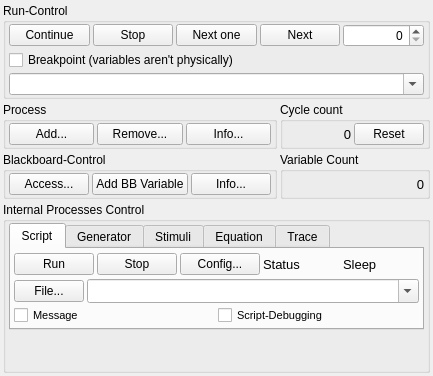
<?xml version="1.0" encoding="UTF-8"?>
<ui version="4.0">
 <class>ControlPanel</class>
 <widget class="QWidget" name="ControlPanel">
  <property name="geometry">
   <rect>
    <x>0</x>
    <y>0</y>
    <width>427</width>
    <height>376</height>
   </rect>
  </property>
  <property name="sizePolicy">
   <sizepolicy hsizetype="Minimum" vsizetype="Minimum">
    <horstretch>0</horstretch>
    <verstretch>0</verstretch>
   </sizepolicy>
  </property>
  <property name="windowTitle">
   <string>Form</string>
  </property>
  <layout class="QVBoxLayout" name="verticalLayout_2">
   <property name="spacing">
    <number>3</number>
   </property>
   <property name="sizeConstraint">
    <enum>QLayout::SetMinimumSize</enum>
   </property>
   <property name="leftMargin">
    <number>3</number>
   </property>
   <property name="topMargin">
    <number>3</number>
   </property>
   <property name="rightMargin">
    <number>3</number>
   </property>
   <property name="bottomMargin">
    <number>3</number>
   </property>
   <item>
    <widget class="QGroupBox" name="d_groupBoxRunControl">
     <property name="title">
      <string>Run-Control</string>
     </property>
     <layout class="QVBoxLayout" name="verticalLayout">
      <property name="spacing">
       <number>3</number>
      </property>
      <property name="leftMargin">
       <number>3</number>
      </property>
      <property name="topMargin">
       <number>1</number>
      </property>
      <property name="rightMargin">
       <number>3</number>
      </property>
      <property name="bottomMargin">
       <number>1</number>
      </property>
      <item>
       <layout class="QHBoxLayout" name="horizontalLayout_3">
        <item>
         <widget class="QPushButton" name="d_pushBtnContinue">
          <property name="text">
           <string>Continue</string>
          </property>
         </widget>
        </item>
        <item>
         <widget class="QPushButton" name="d_pushBtnStop">
          <property name="text">
           <string>Stop</string>
          </property>
         </widget>
        </item>
        <item>
         <widget class="QPushButton" name="d_pushBtnNextOne">
          <property name="text">
           <string>Next one</string>
          </property>
         </widget>
        </item>
        <item>
         <widget class="QPushButton" name="d_pushBtnNext">
          <property name="text">
           <string>Next</string>
          </property>
         </widget>
        </item>
        <item>
         <widget class="QSpinBox" name="d_spinBoxCycles">
          <property name="alignment">
           <set>Qt::AlignRight|Qt::AlignTrailing|Qt::AlignVCenter</set>
          </property>
          <property name="maximum">
           <number>999999</number>
          </property>
         </widget>
        </item>
       </layout>
      </item>
      <item>
       <widget class="QCheckBox" name="d_checkBoxBreakpoint">
        <property name="text">
         <string>Breakpoint (variables aren't physically)</string>
        </property>
       </widget>
      </item>
      <item>
       <widget class="QComboBox" name="d_comboBoxBreakpoints">
        <property name="editable">
         <bool>true</bool>
        </property>
       </widget>
      </item>
     </layout>
    </widget>
   </item>
   <item>
    <layout class="QHBoxLayout" name="horizontalLayout">
     <item>
      <widget class="QGroupBox" name="d_groupBoxProcess">
       <property name="title">
        <string>Process</string>
       </property>
       <layout class="QHBoxLayout" name="horizontalLayout_4">
        <property name="spacing">
         <number>3</number>
        </property>
        <property name="leftMargin">
         <number>3</number>
        </property>
        <property name="topMargin">
         <number>1</number>
        </property>
        <property name="rightMargin">
         <number>3</number>
        </property>
        <property name="bottomMargin">
         <number>1</number>
        </property>
        <item>
         <widget class="QPushButton" name="d_pushBtnAdd">
          <property name="text">
           <string>Add...</string>
          </property>
         </widget>
        </item>
        <item>
         <widget class="QPushButton" name="d_pushBtnRemove">
          <property name="text">
           <string>Remove...</string>
          </property>
         </widget>
        </item>
        <item>
         <widget class="QPushButton" name="d_pushBtnInfoProcess">
          <property name="text">
           <string>Info...</string>
          </property>
         </widget>
        </item>
       </layout>
      </widget>
     </item>
     <item>
      <widget class="QGroupBox" name="d_groupBoxCycleCount">
       <property name="minimumSize">
        <size>
         <width>150</width>
         <height>0</height>
        </size>
       </property>
       <property name="maximumSize">
        <size>
         <width>150</width>
         <height>16777215</height>
        </size>
       </property>
       <property name="title">
        <string>Cycle count</string>
       </property>
       <layout class="QHBoxLayout" name="horizontalLayout_5">
        <property name="spacing">
         <number>3</number>
        </property>
        <property name="leftMargin">
         <number>3</number>
        </property>
        <property name="topMargin">
         <number>1</number>
        </property>
        <property name="rightMargin">
         <number>3</number>
        </property>
        <property name="bottomMargin">
         <number>1</number>
        </property>
        <item>
         <widget class="QLabel" name="d_labelCycleCount">
          <property name="font">
           <font>
            <pointsize>10</pointsize>
           </font>
          </property>
          <property name="frameShadow">
           <enum>QFrame::Sunken</enum>
          </property>
          <property name="text">
           <string>0</string>
          </property>
          <property name="alignment">
           <set>Qt::AlignRight|Qt::AlignTrailing|Qt::AlignVCenter</set>
          </property>
         </widget>
        </item>
        <item>
         <widget class="QPushButton" name="d_pushBtnReset">
          <property name="maximumSize">
           <size>
            <width>70</width>
            <height>16777215</height>
           </size>
          </property>
          <property name="text">
           <string>Reset</string>
          </property>
         </widget>
        </item>
       </layout>
      </widget>
     </item>
    </layout>
   </item>
   <item>
    <layout class="QHBoxLayout" name="horizontalLayout_2">
     <item>
      <widget class="QGroupBox" name="d_groupBoxBlackboardControl">
       <property name="title">
        <string>Blackboard-Control</string>
       </property>
       <layout class="QHBoxLayout" name="horizontalLayout_6">
        <property name="spacing">
         <number>3</number>
        </property>
        <property name="leftMargin">
         <number>3</number>
        </property>
        <property name="topMargin">
         <number>1</number>
        </property>
        <property name="rightMargin">
         <number>3</number>
        </property>
        <property name="bottomMargin">
         <number>1</number>
        </property>
        <item>
         <widget class="QPushButton" name="d_pushBtnAccess">
          <property name="text">
           <string>Access...</string>
          </property>
         </widget>
        </item>
        <item>
         <widget class="QPushButton" name="d_pushBtnAddBBVariable">
          <property name="enabled">
           <bool>true</bool>
          </property>
          <property name="text">
           <string>Add BB Variable</string>
          </property>
         </widget>
        </item>
        <item>
         <widget class="QPushButton" name="d_pushBtnInfoBlackboard">
          <property name="text">
           <string>Info...</string>
          </property>
         </widget>
        </item>
       </layout>
      </widget>
     </item>
     <item>
      <widget class="QGroupBox" name="d_groupBoxVariableCount">
       <property name="minimumSize">
        <size>
         <width>150</width>
         <height>0</height>
        </size>
       </property>
       <property name="maximumSize">
        <size>
         <width>150</width>
         <height>16777215</height>
        </size>
       </property>
       <property name="title">
        <string>Variable Count</string>
       </property>
       <layout class="QHBoxLayout" name="horizontalLayout_7">
        <property name="spacing">
         <number>3</number>
        </property>
        <property name="leftMargin">
         <number>3</number>
        </property>
        <property name="topMargin">
         <number>1</number>
        </property>
        <property name="rightMargin">
         <number>3</number>
        </property>
        <property name="bottomMargin">
         <number>1</number>
        </property>
        <item>
         <widget class="QLabel" name="d_labelVariableCount">
          <property name="font">
           <font>
            <pointsize>10</pointsize>
           </font>
          </property>
          <property name="frameShadow">
           <enum>QFrame::Sunken</enum>
          </property>
          <property name="text">
           <string>0</string>
          </property>
          <property name="alignment">
           <set>Qt::AlignRight|Qt::AlignTrailing|Qt::AlignVCenter</set>
          </property>
         </widget>
        </item>
       </layout>
      </widget>
     </item>
    </layout>
   </item>
   <item>
    <widget class="QGroupBox" name="d_groupBoxInternalProcessControl">
     <property name="title">
      <string>Internal Processes Control</string>
     </property>
     <layout class="QVBoxLayout" name="verticalLayout_3">
      <property name="spacing">
       <number>3</number>
      </property>
      <property name="leftMargin">
       <number>3</number>
      </property>
      <property name="topMargin">
       <number>1</number>
      </property>
      <property name="rightMargin">
       <number>3</number>
      </property>
      <property name="bottomMargin">
       <number>1</number>
      </property>
      <item>
       <widget class="QTabWidget" name="d_tabWidget">
        <property name="currentIndex">
         <number>0</number>
        </property>
        <widget class="QWidget" name="d_tabScript">
         <attribute name="title">
          <string>Script</string>
         </attribute>
         <layout class="QVBoxLayout" name="verticalLayout_5">
          <property name="spacing">
           <number>3</number>
          </property>
          <property name="leftMargin">
           <number>3</number>
          </property>
          <property name="topMargin">
           <number>3</number>
          </property>
          <property name="rightMargin">
           <number>3</number>
          </property>
          <property name="bottomMargin">
           <number>3</number>
          </property>
          <item>
           <layout class="QHBoxLayout" name="horizontalLayout_10">
            <item>
             <widget class="QPushButton" name="d_pushBtnScriptRun">
              <property name="text">
               <string>Run</string>
              </property>
             </widget>
            </item>
            <item>
             <widget class="QPushButton" name="d_pushBtnScriptStop">
              <property name="text">
               <string>Stop</string>
              </property>
             </widget>
            </item>
            <item>
             <widget class="QPushButton" name="d_pushBtnScriptConfig">
              <property name="text">
               <string>Config...</string>
              </property>
             </widget>
            </item>
            <item>
             <widget class="QLabel" name="d_labelScriptStatus">
              <property name="font">
               <font>
                <pointsize>10</pointsize>
               </font>
              </property>
              <property name="text">
               <string>Status</string>
              </property>
             </widget>
            </item>
            <item>
             <widget class="QLabel" name="d_labelScriptStatusPrint">
              <property name="font">
               <font>
                <pointsize>10</pointsize>
               </font>
              </property>
              <property name="frameShadow">
               <enum>QFrame::Sunken</enum>
              </property>
              <property name="text">
               <string>Sleep</string>
              </property>
             </widget>
            </item>
           </layout>
          </item>
          <item>
           <layout class="QHBoxLayout" name="horizontalLayout_11" stretch="0,1">
            <item>
             <widget class="QPushButton" name="d_pushBtnScriptFile">
              <property name="maximumSize">
               <size>
                <width>70</width>
                <height>16777215</height>
               </size>
              </property>
              <property name="text">
               <string>File...</string>
              </property>
             </widget>
            </item>
            <item>
             <widget class="QComboBox" name="d_comboBoxScriptFile">
              <property name="editable">
               <bool>true</bool>
              </property>
              <property name="sizeAdjustPolicy">
               <enum>QComboBox::AdjustToMinimumContentsLengthWithIcon</enum>
              </property>
             </widget>
            </item>
           </layout>
          </item>
          <item>
           <layout class="QHBoxLayout" name="horizontalLayout_12">
            <item>
             <widget class="QCheckBox" name="d_checkBoxScriptMessage">
              <property name="font">
               <font>
                <pointsize>8</pointsize>
               </font>
              </property>
              <property name="text">
               <string>Message</string>
              </property>
             </widget>
            </item>
            <item>
             <widget class="QCheckBox" name="d_checkBoxScriptDebugging">
              <property name="font">
               <font>
                <pointsize>8</pointsize>
               </font>
              </property>
              <property name="text">
               <string>Script-Debugging</string>
              </property>
             </widget>
            </item>
           </layout>
          </item>
         </layout>
        </widget>
        <widget class="QWidget" name="d_tabGenerator">
         <attribute name="title">
          <string>Generator</string>
         </attribute>
         <layout class="QVBoxLayout" name="verticalLayout_4">
          <property name="spacing">
           <number>3</number>
          </property>
          <property name="leftMargin">
           <number>3</number>
          </property>
          <property name="topMargin">
           <number>3</number>
          </property>
          <property name="rightMargin">
           <number>3</number>
          </property>
          <property name="bottomMargin">
           <number>3</number>
          </property>
          <item>
           <layout class="QHBoxLayout" name="horizontalLayout_8">
            <item>
             <widget class="QPushButton" name="d_pushBtnGeneratorRun">
              <property name="text">
               <string>Run</string>
              </property>
             </widget>
            </item>
            <item>
             <widget class="QPushButton" name="d_pushBtnGeneratorStop">
              <property name="text">
               <string>Stop</string>
              </property>
             </widget>
            </item>
            <item>
             <widget class="QPushButton" name="d_pushBtnGeneratorConfig">
              <property name="text">
               <string>Config...</string>
              </property>
             </widget>
            </item>
            <item>
             <widget class="QLabel" name="d_labelGeneratorStatus">
              <property name="font">
               <font>
                <pointsize>10</pointsize>
               </font>
              </property>
              <property name="text">
               <string>Status</string>
              </property>
             </widget>
            </item>
            <item>
             <widget class="QLabel" name="d_labelGeneratorStatusPrint">
              <property name="font">
               <font>
                <pointsize>10</pointsize>
               </font>
              </property>
              <property name="frameShadow">
               <enum>QFrame::Sunken</enum>
              </property>
              <property name="text">
               <string>Sleep</string>
              </property>
             </widget>
            </item>
           </layout>
          </item>
          <item>
           <layout class="QHBoxLayout" name="horizontalLayout_9" stretch="0,1">
            <item>
             <widget class="QPushButton" name="d_pushBtnGeneratorFile">
              <property name="text">
               <string>File...</string>
              </property>
             </widget>
            </item>
            <item>
             <widget class="QComboBox" name="d_comboBoxGeneratorFile">
              <property name="editable">
               <bool>true</bool>
              </property>
             </widget>
            </item>
           </layout>
          </item>
          <item>
           <spacer name="verticalSpacer_2">
            <property name="orientation">
             <enum>Qt::Vertical</enum>
            </property>
            <property name="sizeHint" stdset="0">
             <size>
              <width>20</width>
              <height>0</height>
             </size>
            </property>
           </spacer>
          </item>
         </layout>
        </widget>
        <widget class="QWidget" name="d_tabStimuli">
         <attribute name="title">
          <string>Stimuli</string>
         </attribute>
         <layout class="QVBoxLayout" name="verticalLayout_6">
          <property name="spacing">
           <number>3</number>
          </property>
          <property name="leftMargin">
           <number>3</number>
          </property>
          <property name="topMargin">
           <number>3</number>
          </property>
          <property name="rightMargin">
           <number>3</number>
          </property>
          <property name="bottomMargin">
           <number>3</number>
          </property>
          <item>
           <layout class="QHBoxLayout" name="horizontalLayout_13">
            <item>
             <widget class="QPushButton" name="d_pushBtnStimuliRun">
              <property name="text">
               <string>Run</string>
              </property>
             </widget>
            </item>
            <item>
             <widget class="QPushButton" name="d_pushBtnStimuliStop">
              <property name="text">
               <string>Stop</string>
              </property>
             </widget>
            </item>
            <item>
             <widget class="QPushButton" name="d_pushBtnStimuliConfig">
              <property name="text">
               <string>Config...</string>
              </property>
             </widget>
            </item>
            <item>
             <widget class="QLabel" name="d_labelStimuliStatus">
              <property name="font">
               <font>
                <pointsize>10</pointsize>
               </font>
              </property>
              <property name="text">
               <string>Status</string>
              </property>
             </widget>
            </item>
            <item>
             <widget class="QLabel" name="d_labelStimuliStatusPrint">
              <property name="font">
               <font>
                <pointsize>10</pointsize>
               </font>
              </property>
              <property name="frameShadow">
               <enum>QFrame::Sunken</enum>
              </property>
              <property name="text">
               <string>Sleep</string>
              </property>
             </widget>
            </item>
           </layout>
          </item>
          <item>
           <layout class="QHBoxLayout" name="horizontalLayout_14" stretch="0,1">
            <item>
             <widget class="QPushButton" name="d_pushBtnStimuliFile">
              <property name="text">
               <string>File...</string>
              </property>
             </widget>
            </item>
            <item>
             <widget class="QComboBox" name="d_comboBoxStimuliFile">
              <property name="editable">
               <bool>true</bool>
              </property>
             </widget>
            </item>
           </layout>
          </item>
          <item>
           <spacer name="verticalSpacer_3">
            <property name="orientation">
             <enum>Qt::Vertical</enum>
            </property>
            <property name="sizeHint" stdset="0">
             <size>
              <width>20</width>
              <height>0</height>
             </size>
            </property>
           </spacer>
          </item>
         </layout>
        </widget>
        <widget class="QWidget" name="d_tabEquation">
         <attribute name="title">
          <string>Equation</string>
         </attribute>
         <layout class="QVBoxLayout" name="verticalLayout_7">
          <property name="spacing">
           <number>3</number>
          </property>
          <property name="leftMargin">
           <number>3</number>
          </property>
          <property name="topMargin">
           <number>3</number>
          </property>
          <property name="rightMargin">
           <number>3</number>
          </property>
          <property name="bottomMargin">
           <number>3</number>
          </property>
          <item>
           <layout class="QHBoxLayout" name="horizontalLayout_15">
            <item>
             <widget class="QPushButton" name="d_pushBtnEquationRun">
              <property name="text">
               <string>Run</string>
              </property>
             </widget>
            </item>
            <item>
             <widget class="QPushButton" name="d_pushBtnEquationStop">
              <property name="text">
               <string>Stop</string>
              </property>
             </widget>
            </item>
            <item>
             <widget class="QPushButton" name="d_pushBtnEquationConfig">
              <property name="text">
               <string>Config...</string>
              </property>
             </widget>
            </item>
            <item>
             <widget class="QLabel" name="d_labelEquationStatus">
              <property name="font">
               <font>
                <pointsize>10</pointsize>
               </font>
              </property>
              <property name="text">
               <string>Status</string>
              </property>
             </widget>
            </item>
            <item>
             <widget class="QLabel" name="d_labelEquationStatusPrint">
              <property name="font">
               <font>
                <pointsize>10</pointsize>
               </font>
              </property>
              <property name="frameShadow">
               <enum>QFrame::Sunken</enum>
              </property>
              <property name="text">
               <string>Sleep</string>
              </property>
             </widget>
            </item>
           </layout>
          </item>
          <item>
           <layout class="QHBoxLayout" name="horizontalLayout_16" stretch="0,1">
            <item>
             <widget class="QPushButton" name="d_pushBtnEquationFile">
              <property name="text">
               <string>File...</string>
              </property>
             </widget>
            </item>
            <item>
             <widget class="QComboBox" name="d_comboBoxEquationFile">
              <property name="editable">
               <bool>true</bool>
              </property>
             </widget>
            </item>
           </layout>
          </item>
          <item>
           <spacer name="verticalSpacer_4">
            <property name="orientation">
             <enum>Qt::Vertical</enum>
            </property>
            <property name="sizeHint" stdset="0">
             <size>
              <width>20</width>
              <height>0</height>
             </size>
            </property>
           </spacer>
          </item>
         </layout>
        </widget>
        <widget class="QWidget" name="d_tabTrace">
         <attribute name="title">
          <string>Trace</string>
         </attribute>
         <layout class="QVBoxLayout" name="verticalLayout_8">
          <property name="spacing">
           <number>3</number>
          </property>
          <property name="leftMargin">
           <number>3</number>
          </property>
          <property name="topMargin">
           <number>3</number>
          </property>
          <property name="rightMargin">
           <number>3</number>
          </property>
          <property name="bottomMargin">
           <number>3</number>
          </property>
          <item>
           <layout class="QHBoxLayout" name="horizontalLayout_17">
            <item>
             <widget class="QPushButton" name="d_pushBtnTraceRun">
              <property name="text">
               <string>Run</string>
              </property>
             </widget>
            </item>
            <item>
             <widget class="QPushButton" name="d_pushBtnTraceStop">
              <property name="text">
               <string>Stop</string>
              </property>
             </widget>
            </item>
            <item>
             <widget class="QPushButton" name="d_pushBtnTraceConfig">
              <property name="text">
               <string>Config...</string>
              </property>
             </widget>
            </item>
            <item>
             <widget class="QLabel" name="d_labelTraceStatus">
              <property name="font">
               <font>
                <pointsize>10</pointsize>
               </font>
              </property>
              <property name="text">
               <string>Status</string>
              </property>
             </widget>
            </item>
            <item>
             <widget class="QLabel" name="d_labelTraceStatusPrint">
              <property name="font">
               <font>
                <pointsize>10</pointsize>
               </font>
              </property>
              <property name="frameShadow">
               <enum>QFrame::Sunken</enum>
              </property>
              <property name="text">
               <string>Sleep</string>
              </property>
             </widget>
            </item>
           </layout>
          </item>
          <item>
           <layout class="QHBoxLayout" name="horizontalLayout_18" stretch="0,1">
            <item>
             <widget class="QPushButton" name="d_pushBtnTraceFile">
              <property name="text">
               <string>File...</string>
              </property>
             </widget>
            </item>
            <item>
             <widget class="QComboBox" name="d_comboBoxTraceFile">
              <property name="editable">
               <bool>true</bool>
              </property>
             </widget>
            </item>
           </layout>
          </item>
          <item>
           <spacer name="verticalSpacer_5">
            <property name="orientation">
             <enum>Qt::Vertical</enum>
            </property>
            <property name="sizeHint" stdset="0">
             <size>
              <width>20</width>
              <height>0</height>
             </size>
            </property>
           </spacer>
          </item>
         </layout>
        </widget>
       </widget>
      </item>
      <item>
       <spacer name="verticalSpacer_6">
        <property name="orientation">
         <enum>Qt::Vertical</enum>
        </property>
        <property name="sizeHint" stdset="0">
         <size>
          <width>20</width>
          <height>0</height>
         </size>
        </property>
       </spacer>
      </item>
     </layout>
    </widget>
   </item>
  </layout>
 </widget>
 <resources/>
 <connections>
  <connection>
   <sender>d_checkBoxBreakpoint</sender>
   <signal>stateChanged(int)</signal>
   <receiver>ControlPanel</receiver>
   <slot>btnRunControlBreakpoint(int)</slot>
   <hints>
    <hint type="sourcelabel">
     <x>130</x>
     <y>58</y>
    </hint>
    <hint type="destinationlabel">
     <x>174</x>
     <y>179</y>
    </hint>
   </hints>
  </connection>
  <connection>
   <sender>d_pushBtnAccess</sender>
   <signal>clicked()</signal>
   <receiver>ControlPanel</receiver>
   <slot>btnBlackboardAccess()</slot>
   <hints>
    <hint type="sourcelabel">
     <x>50</x>
     <y>201</y>
    </hint>
    <hint type="destinationlabel">
     <x>174</x>
     <y>179</y>
    </hint>
   </hints>
  </connection>
  <connection>
   <sender>d_pushBtnContinue</sender>
   <signal>clicked()</signal>
   <receiver>ControlPanel</receiver>
   <slot>btnRunControlContinue()</slot>
   <hints>
    <hint type="sourcelabel">
     <x>50</x>
     <y>31</y>
    </hint>
    <hint type="destinationlabel">
     <x>174</x>
     <y>179</y>
    </hint>
   </hints>
  </connection>
  <connection>
   <sender>d_pushBtnAdd</sender>
   <signal>clicked()</signal>
   <receiver>ControlPanel</receiver>
   <slot>btnProcessAdd()</slot>
   <hints>
    <hint type="sourcelabel">
     <x>50</x>
     <y>141</y>
    </hint>
    <hint type="destinationlabel">
     <x>174</x>
     <y>179</y>
    </hint>
   </hints>
  </connection>
  <connection>
   <sender>d_pushBtnInfoBlackboard</sender>
   <signal>clicked()</signal>
   <receiver>ControlPanel</receiver>
   <slot>btnBlackboardInfo()</slot>
   <hints>
    <hint type="sourcelabel">
     <x>170</x>
     <y>201</y>
    </hint>
    <hint type="destinationlabel">
     <x>174</x>
     <y>179</y>
    </hint>
   </hints>
  </connection>
  <connection>
   <sender>d_pushBtnInfoProcess</sender>
   <signal>clicked()</signal>
   <receiver>ControlPanel</receiver>
   <slot>btnProcessInfo()</slot>
   <hints>
    <hint type="sourcelabel">
     <x>170</x>
     <y>141</y>
    </hint>
    <hint type="destinationlabel">
     <x>174</x>
     <y>179</y>
    </hint>
   </hints>
  </connection>
  <connection>
   <sender>d_pushBtnNext</sender>
   <signal>clicked()</signal>
   <receiver>ControlPanel</receiver>
   <slot>btnRunControlNext()</slot>
   <hints>
    <hint type="sourcelabel">
     <x>230</x>
     <y>31</y>
    </hint>
    <hint type="destinationlabel">
     <x>174</x>
     <y>179</y>
    </hint>
   </hints>
  </connection>
  <connection>
   <sender>d_pushBtnNextOne</sender>
   <signal>clicked()</signal>
   <receiver>ControlPanel</receiver>
   <slot>btnRunControlNextOne()</slot>
   <hints>
    <hint type="sourcelabel">
     <x>170</x>
     <y>31</y>
    </hint>
    <hint type="destinationlabel">
     <x>174</x>
     <y>179</y>
    </hint>
   </hints>
  </connection>
  <connection>
   <sender>d_pushBtnRemove</sender>
   <signal>clicked()</signal>
   <receiver>ControlPanel</receiver>
   <slot>btnProcessRemove()</slot>
   <hints>
    <hint type="sourcelabel">
     <x>110</x>
     <y>141</y>
    </hint>
    <hint type="destinationlabel">
     <x>174</x>
     <y>179</y>
    </hint>
   </hints>
  </connection>
  <connection>
   <sender>d_pushBtnReset</sender>
   <signal>clicked()</signal>
   <receiver>ControlPanel</receiver>
   <slot>btnCycleCountReset()</slot>
   <hints>
    <hint type="sourcelabel">
     <x>310</x>
     <y>141</y>
    </hint>
    <hint type="destinationlabel">
     <x>174</x>
     <y>179</y>
    </hint>
   </hints>
  </connection>
  <connection>
   <sender>d_pushBtnStop</sender>
   <signal>clicked()</signal>
   <receiver>ControlPanel</receiver>
   <slot>btnRunControlStop()</slot>
   <hints>
    <hint type="sourcelabel">
     <x>110</x>
     <y>31</y>
    </hint>
    <hint type="destinationlabel">
     <x>174</x>
     <y>179</y>
    </hint>
   </hints>
  </connection>
 </connections>
 <slots>
  <signal>hideControlPanel()</signal>
  <slot>btnRunControlContinue()</slot>
  <slot>btnRunControlStop()</slot>
  <slot>btnRunControlNextOne()</slot>
  <slot>btnRunControlNext()</slot>
  <slot>btnRunControlBreakpoint(int)</slot>
  <slot>btnProcessAdd()</slot>
  <slot>btnProcessRemove()</slot>
  <slot>btnProcessInfo()</slot>
  <slot>btnCycleCountReset()</slot>
  <slot>btnBlackboardAccess()</slot>
  <slot>btnBlackboardDisplay()</slot>
  <slot>btnBlackboardInfo()</slot>
  <slot>btnInternalProcessRun()</slot>
  <slot>btnInternalProcessStop()</slot>
  <slot>btnInternalProcessConfig()</slot>
  <slot>btnInternalProcessFile()</slot>
  <slot>btnInternalProcessMessage(int)</slot>
  <slot>btnIntenralProcessScriptDebug(int)</slot>
  <slot>btnInternalProcessScript(bool)</slot>
  <slot>btnInternalProcessGenerator(bool)</slot>
  <slot>btnInternalProcessStimuli(bool)</slot>
  <slot>btnInternalProcessEquation(bool)</slot>
  <slot>btnInternalProcessTrace(bool)</slot>
 </slots>
</ui>
